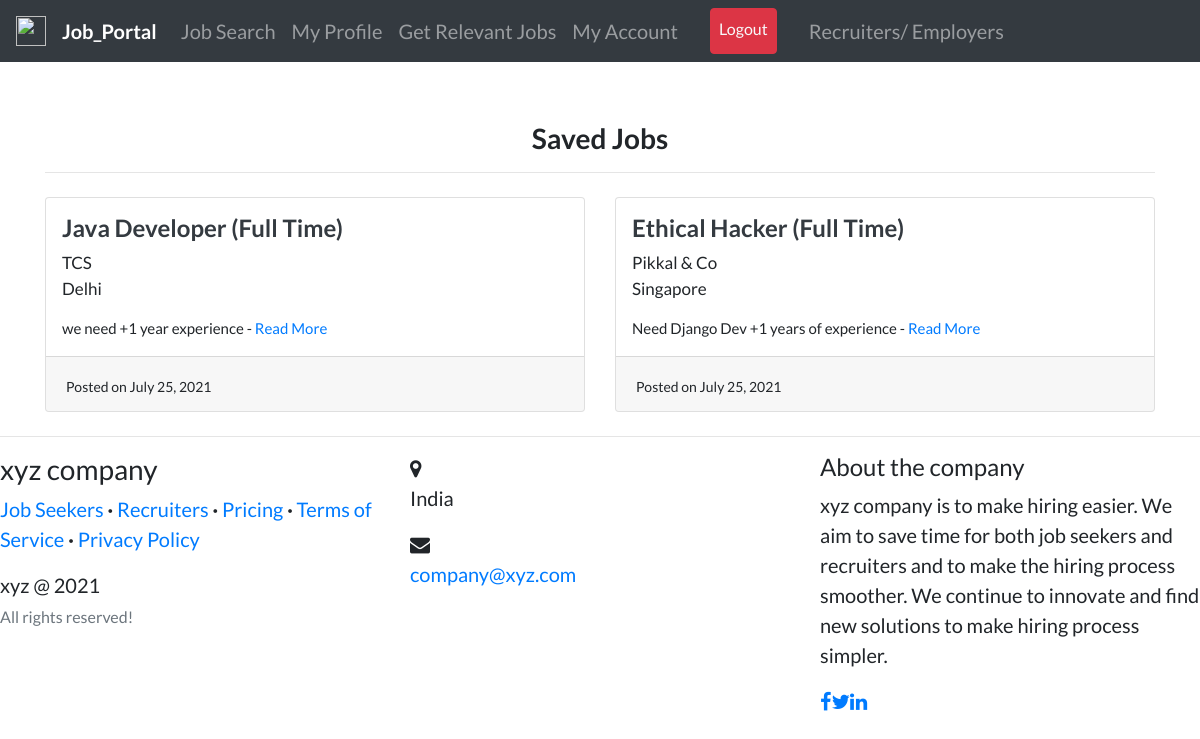
Page /saved_job_list/ (signed in) on the committed database.
### candidates/models.py (models this page shows, shortened)
class SavedJobs(models.Model):
    job = models.ForeignKey(
        Job, related_name='saved_job', on_delete=models.CASCADE)
    user = models.ForeignKey(
        User, related_name='saved', on_delete=models.CASCADE)
    date_posted = models.DateTimeField(default=timezone.now)

### recruiters/models.py (models this page shows, shortened)
class Job(models.Model):
    recruiter = models.ForeignKey(
        User, related_name='jobs', on_delete=models.CASCADE)
    title = models.CharField(max_length=255)
    company = models.CharField(max_length=200)
    location = models.CharField(max_length=255)
    description = models.TextField()
    skills_req = models.CharField(max_length=200)
    job_type = models.CharField(
        max_length=30, choices=CHOICES, default='Full Time', null=True)
    link = models.URLField(null=True, blank=True)
    slug = AutoSlugField(populate_from='title', unique=True, null=True)
    date_posted = models.DateTimeField(default=timezone.now)

### candidates/views.py (the view)
# urls.py: path('saved_job_list/', views.saved_jobs, name='saved-jobs'),
@login_required
def saved_jobs(request):
    jobs = SavedJobs.objects.filter(
        user=request.user).order_by('-date_posted')
    return render(request, 'candidates/saved_jobs.html', {'jobs': jobs, 'candidate_navbar': 1})

### candidates/templates/candidates/saved_jobs.html
{% extends "users/layout.html" %} {% load static %} {% block content %}
<br /><br />
<div>
  <h3 class="text-center"><b>Saved Jobs</b></h3>
  <hr my-2 />
  <div class="row">
    {% for job in jobs %}
    <div class="col-md-6">
      <div class="card card-signin my-2">
        <span class="ml-3 mt-3">
          <a href="{% url 'job-detail' job.job.slug %}"
            ><h4 class="text-dark">
              <b>{{job.job.title}} ({{job.job.job_type}})</b>
            </h4></a
          >
          <p style="font-size: 17px">
            {{job.job.company}}<br />{{job.job.location}}
          </p>
          <p style="font-size: 15px">
            {{job.job.description|truncatewords:30}} -
            <a href="{% url 'job-detail' job.job.slug %}">Read More</a>
          </p>
        </span>
        <div class="card-footer">
          <span style="font-size: 14px"
            >Posted on {{job.job.date_posted|date:"F d, Y"}}</span
          >
        </div>
      </div>
    </div>
    {% endfor %}
  </div>
</div>
{% endblock content %}

### users/templates/users/layout.html (shortened to what this page needs)
{% load static %}
<!DOCTYPE html>
<html>
  <head>
    <link
      rel="stylesheet"
      href="https://maxcdn.bootstrapcdn.com/bootstrap/4.0.0/css/bootstrap.min.css"
    />
    <link
      rel="stylesheet"
      href="https://cdnjs.cloudflare.com/ajax/libs/font-awesome/5.14.0/css/all.min.css"
    />
    <link
      rel="stylesheet"
      href="https://stackpath.bootstrapcdn.com/font-awesome/4.7.0/css/font-awesome.min.css"
    />
  </head>
  <body>
    {% if not rec_navbar %}
    <nav class="navbar navbar-expand-lg navbar-dark bg-dark sticky-top">
      <a class="navbar-brand" href="{% url 'detail-candidates' %}">
        <img
          src="https://kaam.de/Content/images/app-icon-comp-portal.svg"
          width="30"
          height="30"
          class="d-inline-block align-top mr-3"
          alt=""
        /><b>Job_Portal</b>
      </a>
      <div class="collapse navbar-collapse" id="navbarNavAltMarkup">
        <div class="navbar-nav">
          <a class="nav-item nav-link {{ home_page }}" href="{% url 'home' %}"
            >Job Search</a
          >
          <a
            class="nav-item nav-link {{ profile_page }}"
            href="{% url 'my-profile' %}"
            >My Profile</a
          >
          <a
            class="nav-item nav-link {{ intel_page }}"
            href="{% url 'intelligent-search' %}"
            >Get Relevant Jobs</a
          >
          <a
            class="nav-item nav-link {{ account_page }}"
            href="{% url 'account' %}"
            >My Account</a
          >
          {% if user.is_authenticated %}
          <a
            class="nav-item nav-link btn btn-danger ml-4 mr-4 text-light"
            href="{% url 'logout' %}"
            >Logout</a
          >
          <a class="nav-item nav-link" href="{% url 'add-job' %}"
            >Recruiters/ Employers</a
          >
          {% endif %}
        </div>
      </div>
    </nav>
    {% endif %}
    <div class="container">{% block content %}{% endblock content %}</div>
    <footer>
      <hr my-2 />
      <div class="row">
        <div class="col-sm-6 col-md-4 footer-navigation">
          <h3>xyz company</h3>
          <p class="links">
            <a href="{% url 'detail-candidates' %}">Job Seekers</a
            ><strong> · </strong
            ><a href="{% url 'detail-recruiters' %}">Recruiters</a
            ><strong> · </strong><a href="{% url 'pricing' %}">Pricing</a>
            <strong> · </strong
            ><a href="{% url 'terms-of-service' %}">Terms of Service</a>
            <strong> · </strong
            ><a href="{% url 'privacy-policy' %}">Privacy Policy</a>
          </p>
          <p class="company-name">
            xyz @ 2021<br /><small class="text-muted"
              >All rights reserved!</small
            ><br />
          </p>
        </div>
        <div class="col-sm-6 col-md-4 footer-contacts">
          <div>
            <span class="fa fa-map-marker footer-contacts-icon"></span>
            <p><span class="new-line-span">India</p>
          </div>
          <div>
            <i class="fa fa-envelope footer-contacts-icon"></i>
            <p><a href="#" target="_blank">company@xyz.com</a></p>
          </div>
        </div>
        <div class="col-md-4 footer-about">
          <h4>About the company</h4>
          <p>
            xyz company is to make hiring easier. We aim to save
            time for both job seekers and recruiters and to make the hiring
            process smoother. We continue to innovate and find new solutions to
            make hiring process simpler.
          </p>
          <div class="social-links social-icons">
            <a href="#"><i class="fa fa-facebook"></i></a
            ><a href="#"><i class="fa fa-twitter"></i></a
            ><a href="#"
              ><i class="fa fa-linkedin"></i
            ></a>
          </div>
        </div>
      </div>
    </footer>
  </body>
</html>

### users/templates/users/layout.html (style rules this page uses)
body { font-family: "Lato"; font-size: 20px; }

### rows in the picture
SavedJobs: job "Java Developer", job.job_type "Full Time", job.company "TCS", job.location "Delhi", job.description "we need +1 year experience", job.date_posted "July 25, 2021"
SavedJobs: job "Ethical Hacker", job.job_type "Full Time", job.company "Pikkal & Co", job.location "Singapore", job.description "Need Django Dev +1 years of experience", job.date_posted "July 25, 2021"
